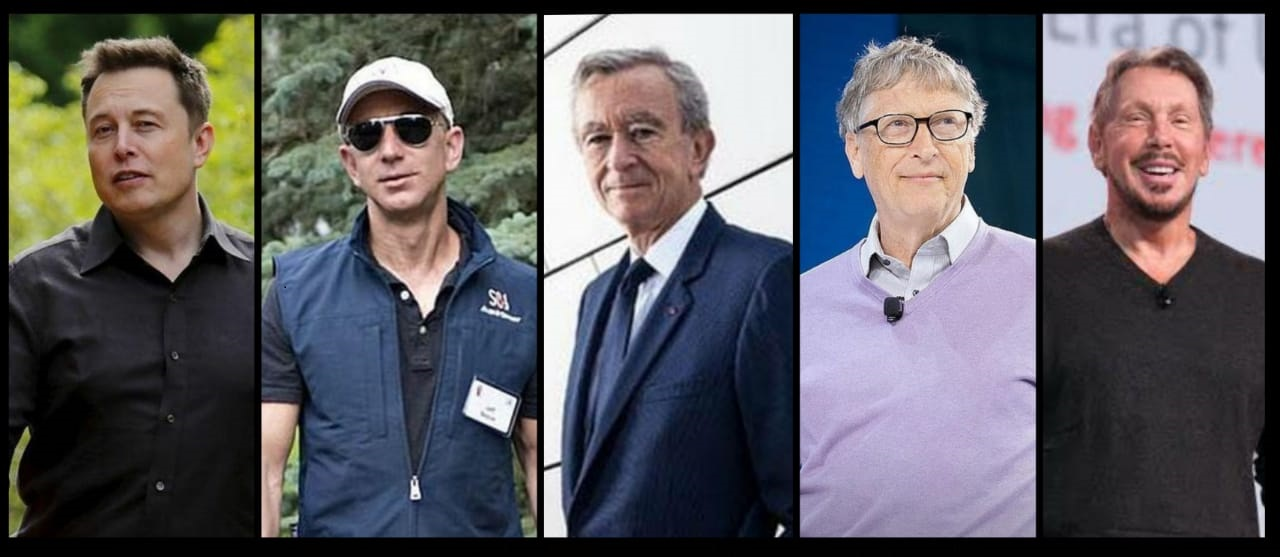
#> input picture foto.jpeg, 1280 x 557 px
$ python deteksi_wajah.py
#> lines starting #> are read from the running program, lines starting #| are printed output that depends on the picture; after the words box and inside, x2 and y2 are one past the last pixel; in counts of white or black regions, pixels touching at a corner belong together
import cv2
import matplotlib.pyplot as plt

# gambar yang akan digunakan
image_path = 'foto.jpeg'  # Ganti dengan path gambar Anda

# model Haar Cascade yang telah dilatih untuk pendeteksian wajah
# https://github.com/opencv/opencv/blob/4.x/data/haarcascades/haarcascade_frontalface_default.xml
face_cascade = cv2.CascadeClassifier(cv2.data.haarcascades + 'haarcascade_frontalface_default.xml')

# gambar dari file
image = cv2.imread(image_path)
#> image is the input picture: shape (557, 1280, 3); mean B, G, R 97.9, 93.2, 94.6

# Mengonversi gambar ke skala abu-abu
gray_image = cv2.cvtColor(image, cv2.COLOR_BGR2GRAY)
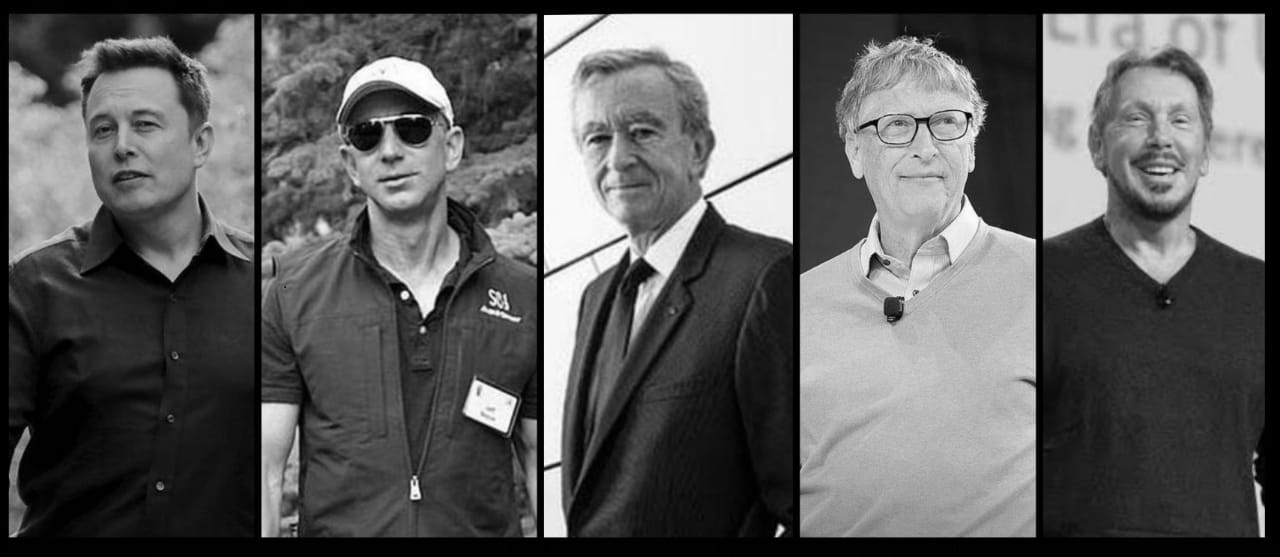
#> gray_image: shape (557, 1280); min 0, max 255, mean 94.2

# Mendeteksi wajah dalam gambar
faces = face_cascade.detectMultiScale(gray_image, scaleFactor=1.2, minNeighbors=5, minSize=(30, 30))
#> faces = [[1103, 72, 115, 115], [63, 74, 131, 131], [325, 82, 131, 131], [837, 69, 144, 144], [556, 85, 132, 132]]

# Menandai wajah yang terdeteksi dengan kotak
for (x, y, w, h) in faces:
    cv2.rectangle(image, (x, y), (x+w, y+h), (255, 0, 0), 5)
#> this loop made 5 passes
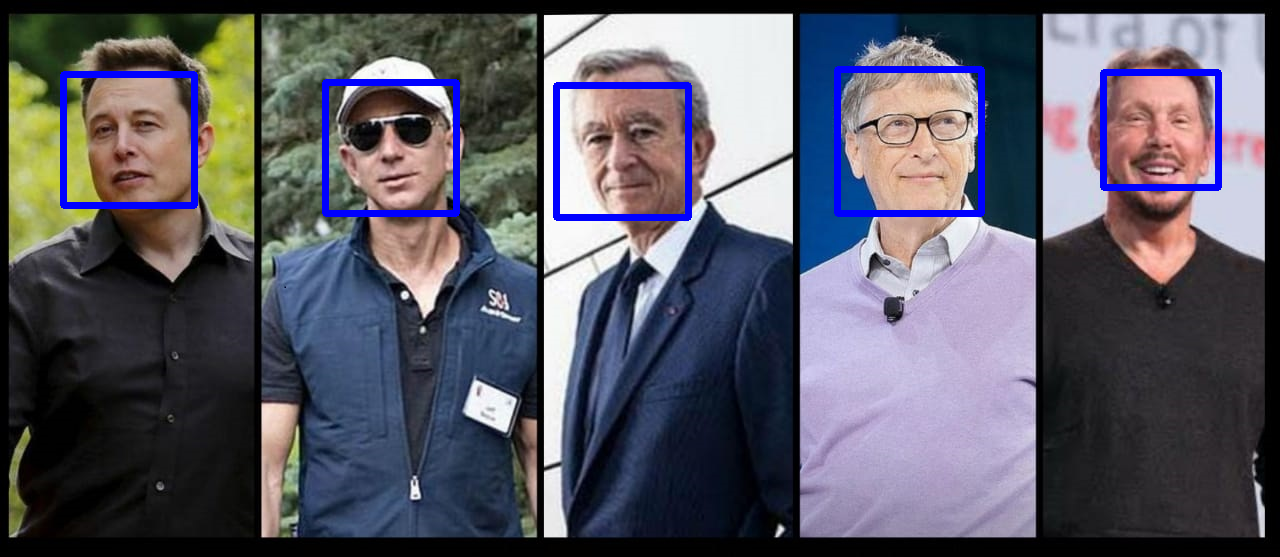
#> image: shape (557, 1280, 3); 2.55% of pixels changed, all inside (x1, y1, x2, y2) = (60, 66, 1222, 221)

# Menampilkan hasil gambar dengan wajah yang terdeteksi menggunakan matplotlib
plt.imshow(cv2.cvtColor(image, cv2.COLOR_BGR2RGB))
plt.axis('off')
plt.title('Detected Faces')
plt.show()

# Menyimpan hasil gambar
cv2.imwrite('hasil_deteksi_wajah.jpg', image)
